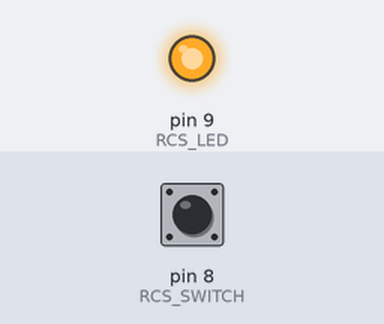
A sketch run on a simulated Arduino Uno, built with avr-gcc and run on an emulated ATmega328P. On the bench: output pins drawn as LEDs (lit = HIGH). The test bench sets the inputs (shaded band); at power-on: pin 8 (RCS_SWITCH) HIGH. What the sketch prints to the serial monitor is not drawn.

Above: at 0.1 s.
At 2.2 s:
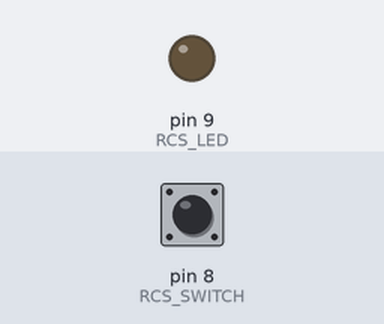
2.3 s: pin 8 (RCS_SWITCH) pulled LOW for 0.15 s
3.9 s: pin 8 (RCS_SWITCH) pulled LOW for 1 s
6.4 s: pin 8 (RCS_SWITCH) pulsed LOW 2 times (0.12 s each, 0.3 s apart)
8.5 s: pin 8 (RCS_SWITCH) pulsed LOW 5 times (0.12 s each, 0.3 s apart)
Timing chart, 0 to 11.5 s (numbered marks = the images above; inputs shaded):
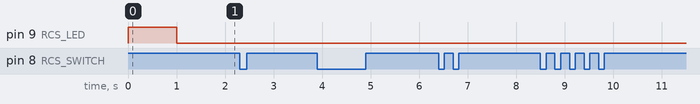

The sketch:

sas.ino.ino
```cpp
#define RCS_SWITCH 8
#define RCS_LED 9

byte control_state = 0;
byte last_control_state = 0;

void setAllLEDs(bool to)
{
  digitalWrite(RCS_LED, to);
}

void writeControls()
{
  last_control_state = control_state;
  control_state = 0;
  if(!digitalRead(RCS_SWITCH))
    control_state |= 1;
  if (control_state != last_control_state)
    Serial.write(control_state);
}

void setup() {
  pinMode(RCS_SWITCH, INPUT_PULLUP);
  pinMode(RCS_LED, OUTPUT);
  digitalWrite(RCS_LED, HIGH);

  Serial.begin(115200);
  //Serial.print("K\n");

  setAllLEDs(HIGH);
  delay(1000);
  setAllLEDs(LOW);
}

void readSerial()
{
  if (Serial.read() == 1)
    digitalWrite(RCS_LED, HIGH);
  else
    digitalWrite(RCS_LED, LOW);
}

void loop()
{
  if (Serial.available())
    readSerial();
  writeControls();
}
```

Measured:
- after the input at 2.3 s, every drawn part: stays the same
- after the input at 3.9 s, every drawn part: stays the same
- after the input at 6.4 s, every drawn part: stays the same
- after the input at 8.5 s, every drawn part: stays the same
